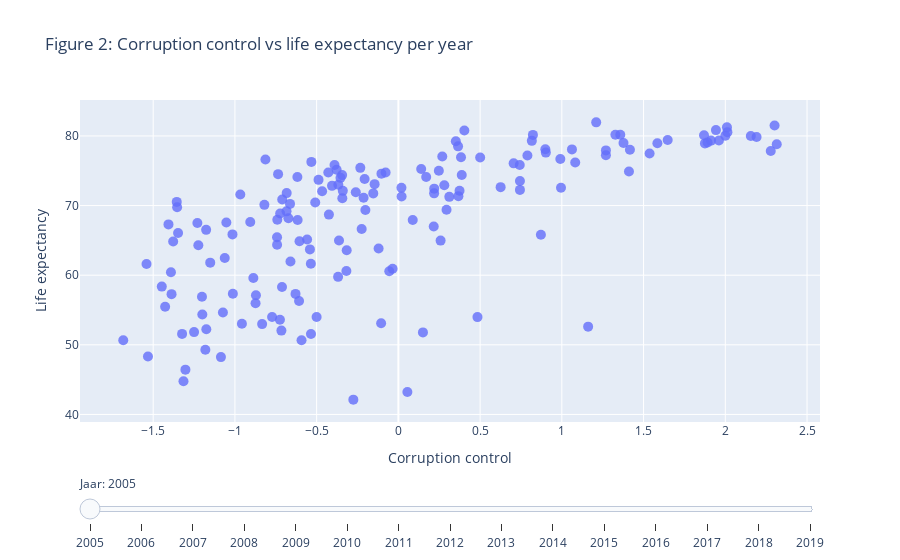

Notebook source saved alongside this figure:
### Markdown cell above
To see if corruption has a relationship with the life expectancy in a country, we have to visualize how these two variables correlate with each other. Let's start by plotting the relationship between life expectancy and corruption for each country in our dataset.

### Code cell
def toon_scatterplot(jaar):
    # Filter de data voor het opgegeven jaar
    data_jaar = df[df['Year'] == jaar]
    
    # Maak een scatterplot voor het opgegeven jaar
    scatter_jaar = go.Scatter(
        x=data_jaar['control_of_corruption_estimate'],
        y=data_jaar['life_expectancy_at_birth'],
        mode='markers',
        marker=dict(
            size=10,
            opacity=0.8,
        ),
        text=data_jaar['country'],  # Add country names for hover information
        hoverinfo='text+x+y',
        name=str(jaar),
        visible=False  # Initial visibility set to False
    )
    
    return scatter_jaar

# Maak een lijst met scatterplots voor elk jaar
scatterplots = [toon_scatterplot(jaar) for jaar in df['Year'].unique()]

# Zet de zichtbaarheid van de eerste scatterplot aan
scatterplots[0]['visible'] = True

# Maak een slider
steps = []
for i, jaar in enumerate(df['Year'].unique()):
    step = dict(
        method='update',
        args=[{'visible': [i == j for j in range(len(df['Year'].unique()))]}],
        label=str(jaar)
    )
    steps.append(step)

sliders = [dict(
    active=0,
    currentvalue={'prefix': 'Jaar: '},
    pad={'t': 50},
    steps=steps
)]

# Maak de layout
layout = go.Layout(
    title='Figure 2: Corruption control vs life expectancy per year',
    xaxis=dict(title='Corruption control'),
    yaxis=dict(title='Life expectancy'),
    showlegend=False,  # Remove the legend
    sliders=sliders
)

# Maak het figuur
fig = go.Figure(data=scatterplots, layout=layout)

# Toon de plot
fig.show()

### Figure 1 — Plotly figure (JSON) as saved in the notebook; plotly's stock layout.template omitted (floating-point values rounded to 4 significant figures; data arrays with more than 128 entries replaced by an {"elided": "..."} marker saying what was removed)
{"data": [{"hoverinfo": "text+x+y", "marker": {"opacity": 0.8, "size": 10}, "mode": "markers", "name": "2005", "text": {"elided": "174 str values"}, "type": "scatter", "visible": true, "x": {"elided": "174 float values"}, "y": {"elided": "174 float values"}}, {"hoverinfo": "text+x+y", "marker": {"opacity": 0.8, "size": 10}, "mode": "markers", "name": "2006", "text": {"elided": "174 str values"}, "type": "scatter", "visible": false, "x": {"elided": "174 float values"}, "y": {"elided": "174 float values"}}, {"hoverinfo": "text+x+y", "marker": {"opacity": 0.8, "size": 10}, "mode": "markers", "name": "2007", "text": {"elided": "174 str values"}, "type": "scatter", "visible": false, "x": {"elided": "174 float values"}, "y": {"elided": "174 float values"}}, {"hoverinfo": "text+x+y", "marker": {"opacity": 0.8, "size": 10}, "mode": "markers", "name": "2008", "text": {"elided": "174 str values"}, "type": "scatter", "visible": false, "x": {"elided": "174 float values"}, "y": {"elided": "174 float values"}}, {"hoverinfo": "text+x+y", "marker": {"opacity": 0.8, "size": 10}, "mode": "markers", "name": "2009", "text": {"elided": "174 str values"}, "type": "scatter", "visible": false, "x": {"elided": "174 float values"}, "y": {"elided": "174 float values"}}, {"hoverinfo": "text+x+y", "marker": {"opacity": 0.8, "size": 10}, "mode": "markers", "name": "2010", "text": {"elided": "174 str values"}, "type": "scatter", "visible": false, "x": {"elided": "174 float values"}, "y": {"elided": "174 float values"}}, {"hoverinfo": "text+x+y", "marker": {"opacity": 0.8, "size": 10}, "mode": "markers", "name": "2011", "text": {"elided": "174 str values"}, "type": "scatter", "visible": false, "x": {"elided": "174 float values"}, "y": {"elided": "174 float values"}}, {"hoverinfo": "text+x+y", "marker": {"opacity": 0.8, "size": 10}, "mode": "markers", "name": "2012", "text": {"elided": "174 str values"}, "type": "scatter", "visible": false, "x": {"elided": "174 float values"}, "y": {"elided": "174 float values"}}, {"hoverinfo": "text+x+y", "marker": {"opacity": 0.8, "size": 10}, "mode": "markers", "name": "2013", "text": {"elided": "174 str values"}, "type": "scatter", "visible": false, "x": {"elided": "174 float values"}, "y": {"elided": "174 float values"}}, {"hoverinfo": "text+x+y", "marker": {"opacity": 0.8, "size": 10}, "mode": "markers", "name": "2014", "text": {"elided": "174 str values"}, "type": "scatter", "visible": false, "x": {"elided": "174 float values"}, "y": {"elided": "174 float values"}}, {"hoverinfo": "text+x+y", "marker": {"opacity": 0.8, "size": 10}, "mode": "markers", "name": "2015", "text": {"elided": "174 str values"}, "type": "scatter", "visible": false, "x": {"elided": "174 float values"}, "y": {"elided": "174 float values"}}, {"hoverinfo": "text+x+y", "marker": {"opacity": 0.8, "size": 10}, "mode": "markers", "name": "2016", "text": {"elided": "174 str values"}, "type": "scatter", "visible": false, "x": {"elided": "174 float values"}, "y": {"elided": "174 float values"}}, {"hoverinfo": "text+x+y", "marker": {"opacity": 0.8, "size": 10}, "mode": "markers", "name": "2017", "text": {"elided": "174 str values"}, "type": "scatter", "visible": false, "x": {"elided": "174 float values"}, "y": {"elided": "174 float values"}}, {"hoverinfo": "text+x+y", "marker": {"opacity": 0.8, "size": 10}, "mode": "markers", "name": "2018", "text": {"elided": "174 str values"}, "type": "scatter", "visible": false, "x": {"elided": "174 float values"}, "y": {"elided": "174 float values"}}, {"hoverinfo": "text+x+y", "marker": {"opacity": 0.8, "size": 10}, "mode": "markers", "name": "2019", "text": {"elided": "174 str values"}, "type": "scatter", "visible": false, "x": {"elided": "174 float values"}, "y": {"elided": "174 float values"}}], "layout": {"showlegend": false, "sliders": [{"active": 0, "currentvalue": {"prefix": "Jaar: "}, "pad": {"t": 50}, "steps": [{"args": [{"visible": [true, false, false, false, false, false, false, false, false, false, false, false, false, false, false]}], "label": "2005", "method": "update"}, {"args": [{"visible": [false, true, false, false, false, false, false, false, false, false, false, false, false, false, false]}], "label": "2006", "method": "update"}, {"args": [{"visible": [false, false, true, false, false, false, false, false, false, false, false, false, false, false, false]}], "label": "2007", "method": "update"}, {"args": [{"visible": [false, false, false, true, false, false, false, false, false, false, false, false, false, false, false]}], "label": "2008", "method": "update"}, {"args": [{"visible": [false, false, false, false, true, false, false, false, false, false, false, false, false, false, false]}], "label": "2009", "method": "update"}, {"args": [{"visible": [false, false, false, false, false, true, false, false, false, false, false, false, false, false, false]}], "label": "2010", "method": "update"}, {"args": [{"visible": [false, false, false, false, false, false, true, false, false, false, false, false, false, false, false]}], "label": "2011", "method": "update"}, {"args": [{"visible": [false, false, false, false, false, false, false, true, false, false, false, false, false, false, false]}], "label": "2012", "method": "update"}, {"args": [{"visible": [false, false, false, false, false, false, false, false, true, false, false, false, false, false, false]}], "label": "2013", "method": "update"}, {"args": [{"visible": [false, false, false, false, false, false, false, false, false, true, false, false, false, false, false]}], "label": "2014", "method": "update"}, {"args": [{"visible": [false, false, false, false, false, false, false, false, false, false, true, false, false, false, false]}], "label": "2015", "method": "update"}, {"args": [{"visible": [false, false, false, false, false, false, false, false, false, false, false, true, false, false, false]}], "label": "2016", "method": "update"}, {"args": [{"visible": [false, false, false, false, false, false, false, false, false, false, false, false, true, false, false]}], "label": "2017", "method": "update"}, {"args": [{"visible": [false, false, false, false, false, false, false, false, false, false, false, false, false, true, false]}], "label": "2018", "method": "update"}, {"args": [{"visible": [false, false, false, false, false, false, false, false, false, false, false, false, false, false, true]}], "label": "2019", "method": "update"}]}], "title": {"text": "Figure 2: Corruption control vs life expectancy per year"}, "xaxis": {"title": {"text": "Corruption control"}}, "yaxis": {"title": {"text": "Life expectancy"}}}}
